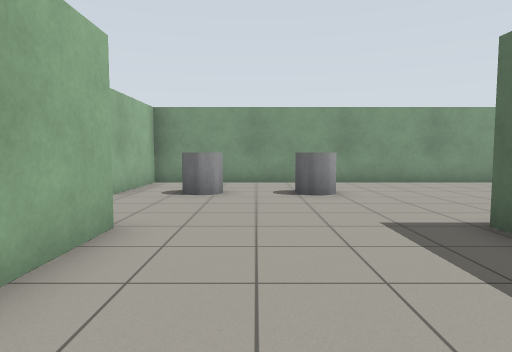
view 1 (above)

16 first-person views from a walk through a world built for the Gazebo simulator. The camera is 1 m above the floor, tilts 4° down and sees 75° across. The floor is counted in squares, 1 m on a side. Each view is taken from the middle of a square. On the plan, view 1 faces up. The plan holds only what a view shows up to about 13 squares ahead; the rest is blank. Simple patterns stand in for the simulator's built-in surfaces.

view 2
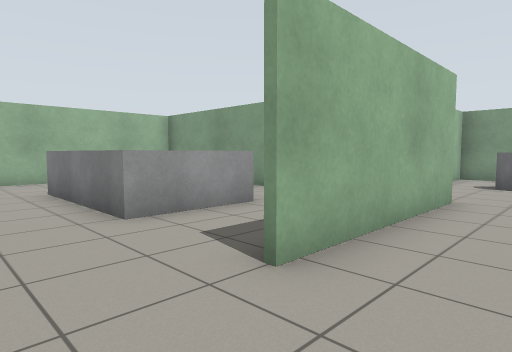

view 3
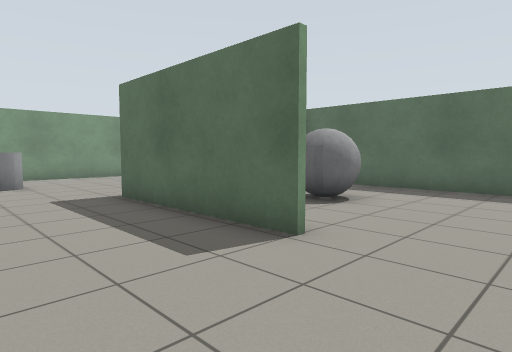

view 4
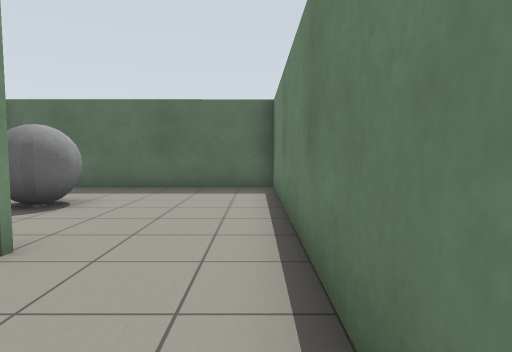

view 5
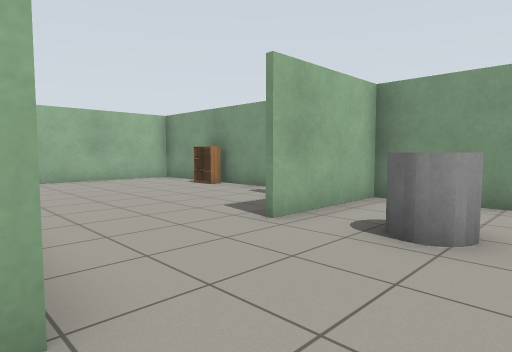

view 6
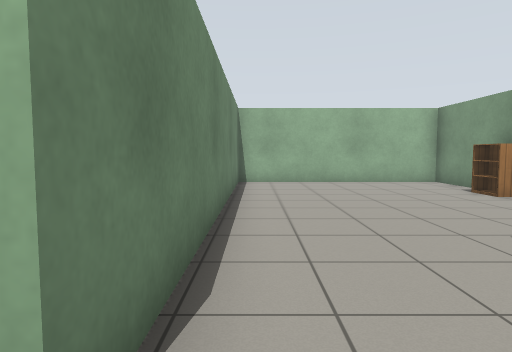

view 7
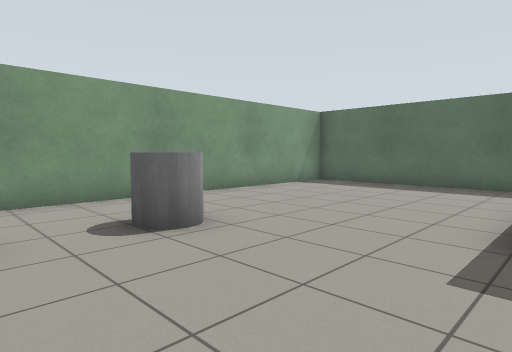

view 8
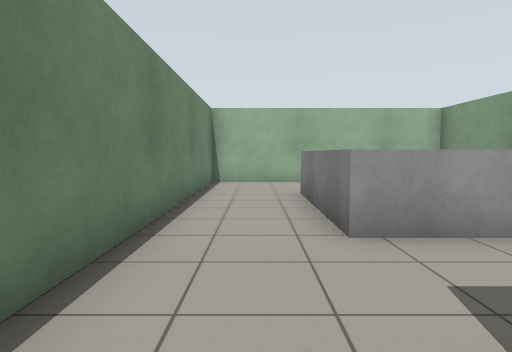

view 9
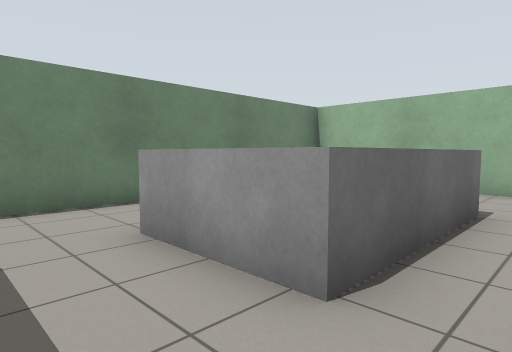

view 10
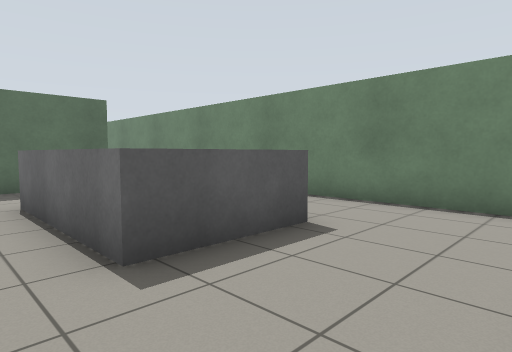

view 11
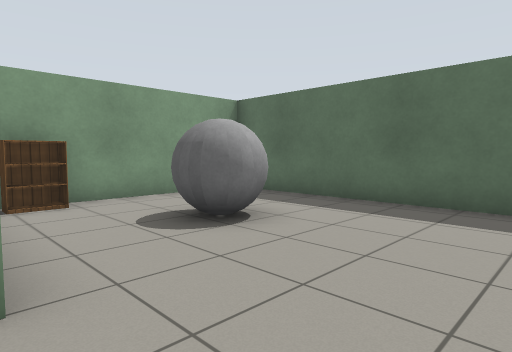

view 12
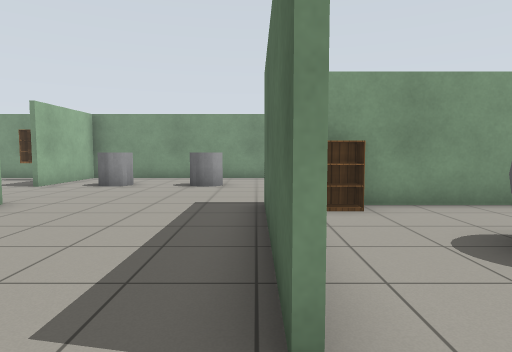

view 13
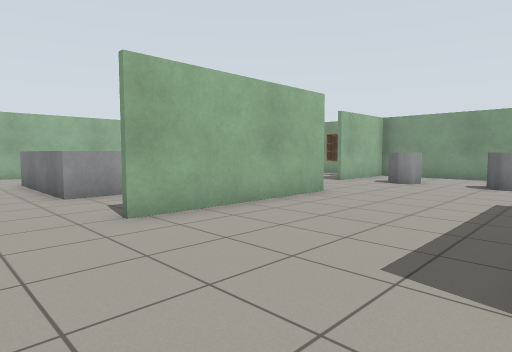

view 14
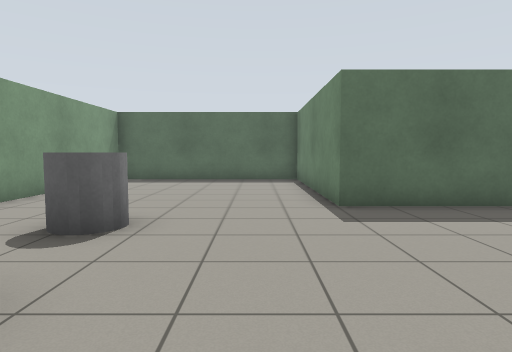

view 15
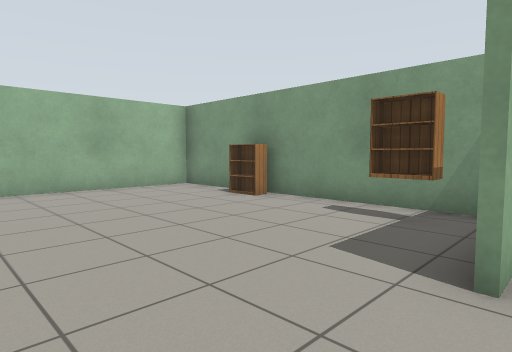

view 16
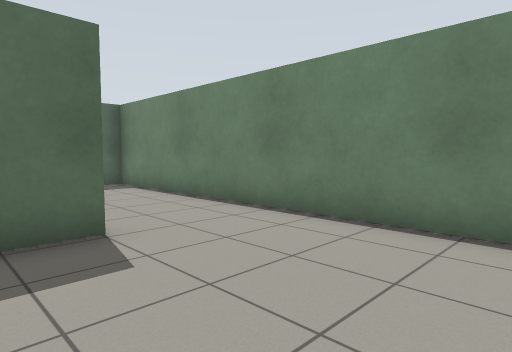

### Floor plan
Points are (right, up) in squares from view 1. A wall is a line through its corners. A room is listed if a view was taken in it or the views show most of it. See-through windows are left out.
Room 1 (views 1, 2, 3, 4, 5, 6, 7, 8, 9, 10, 11, 12, 13, 14, 15, 16)
walls: (-2.1, -0.9) (-2.1, 1.7); (3.2, -0.6) (3.2, 4.5); (-6.9, 4.3) (-12.5, 4.3); (5.4, 4.4) (9.5, 4.4) (9.5, 11.1) (-3.4, 11.1) (-3.4, 7.8); (-4.1, 11.1) (-12.4, 11.1) (-12.4, -3.5) (9.6, -3.5) (9.5, 4.1); (8.4, 4.3) (5.4, 4.3); (-12.4, 4.4) (-1.9, 4.4) (-1.9, -0.9)
objects: grey box (-9, -1) to (-5, 2); bookshelf (-9, 11); bookshelf (-5, 10); grey cylinder (-2, 8) to (-1, 9); grey cylinder (1, 8) to (2, 9); bookshelf (4, 4) to (5, 4); grey ball (6, 1) to (7, 2)

Where each view was taken, in squares from view 1:
view 1: 0 up, 0 right, facing up
view 2: 3 down, 0 right, facing up-left
view 3: 3 down, 0 right, facing up-right
view 4: 3 down, 0 right, facing right
view 5: 4 up, 0 right, facing up-left
view 6: 5 up, 1 left, facing left
view 7: 4 up, 1 left, facing up-right
view 8: 2 down, 1 left, facing left
view 9: 3 up, 3 left, facing down-left
view 10: 3 up, 12 left, facing down-right
view 11: 3 down, 3 right, facing up-right
view 12: 2 down, 3 right, facing up
view 13: 3 down, 3 right, facing up-left
view 14: 6 up, 3 left, facing right
view 15: 5 up, 3 left, facing up-left
view 16: 1 up, 1 left, facing down-right
